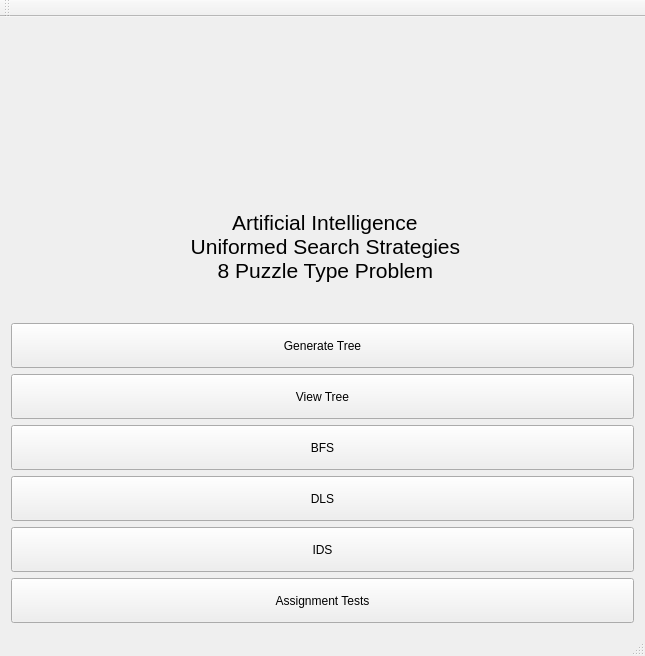
<?xml version="1.0" encoding="UTF-8"?>
<ui version="4.0">
 <class>Home</class>
 <widget class="QMainWindow" name="Home">
  <property name="geometry">
   <rect>
    <x>0</x>
    <y>0</y>
    <width>645</width>
    <height>656</height>
   </rect>
  </property>
  <property name="minimumSize">
   <size>
    <width>0</width>
    <height>45</height>
   </size>
  </property>
  <property name="windowTitle">
   <string>Home</string>
  </property>
  <widget class="QWidget" name="centralWidget">
   <layout class="QGridLayout" name="gridLayout">
    <item row="6" column="0">
     <widget class="QPushButton" name="IDS">
      <property name="minimumSize">
       <size>
        <width>0</width>
        <height>45</height>
       </size>
      </property>
      <property name="text">
       <string>IDS</string>
      </property>
     </widget>
    </item>
    <item row="5" column="0">
     <widget class="QPushButton" name="DLS">
      <property name="minimumSize">
       <size>
        <width>0</width>
        <height>45</height>
       </size>
      </property>
      <property name="text">
       <string>DLS</string>
      </property>
     </widget>
    </item>
    <item row="0" column="0">
     <widget class="QLabel" name="AssignmentLogo">
      <property name="text">
       <string/>
      </property>
      <property name="pixmap">
       <pixmap resource="files.qrc">:/new/files/images/Assignment.jpg</pixmap>
      </property>
     </widget>
    </item>
    <item row="4" column="0">
     <widget class="QPushButton" name="BFS">
      <property name="minimumSize">
       <size>
        <width>0</width>
        <height>45</height>
       </size>
      </property>
      <property name="text">
       <string>BFS</string>
      </property>
     </widget>
    </item>
    <item row="1" column="0">
     <widget class="QLabel" name="AssignmentInfo">
      <property name="font">
       <font>
        <pointsize>16</pointsize>
       </font>
      </property>
      <property name="text">
       <string> Artificial Intelligence 
 Uniformed Search Strategies 
 8 Puzzle Type Problem</string>
      </property>
      <property name="alignment">
       <set>Qt::AlignCenter</set>
      </property>
      <property name="wordWrap">
       <bool>false</bool>
      </property>
     </widget>
    </item>
    <item row="7" column="0">
     <widget class="QPushButton" name="AssignmentTests">
      <property name="minimumSize">
       <size>
        <width>0</width>
        <height>45</height>
       </size>
      </property>
      <property name="text">
       <string>Assignment Tests</string>
      </property>
     </widget>
    </item>
    <item row="2" column="0">
     <widget class="QPushButton" name="GenerateTree">
      <property name="minimumSize">
       <size>
        <width>0</width>
        <height>45</height>
       </size>
      </property>
      <property name="text">
       <string>Generate Tree</string>
      </property>
      <property name="iconSize">
       <size>
        <width>32</width>
        <height>32</height>
       </size>
      </property>
     </widget>
    </item>
    <item row="3" column="0">
     <widget class="QPushButton" name="ViewTree">
      <property name="minimumSize">
       <size>
        <width>0</width>
        <height>45</height>
       </size>
      </property>
      <property name="text">
       <string>View Tree</string>
      </property>
     </widget>
    </item>
   </layout>
  </widget>
  <widget class="QToolBar" name="mainToolBar">
   <attribute name="toolBarArea">
    <enum>TopToolBarArea</enum>
   </attribute>
   <attribute name="toolBarBreak">
    <bool>false</bool>
   </attribute>
  </widget>
  <widget class="QStatusBar" name="statusBar"/>
 </widget>
 <layoutdefault spacing="6" margin="11"/>
 <resources>
  <include location="files.qrc"/>
 </resources>
 <connections/>
</ui>
